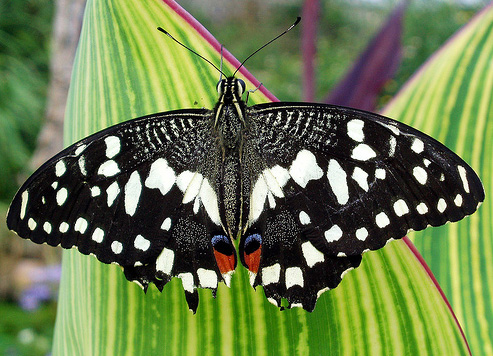
#> input picture hw3_images/butterfly.jpg, 493 x 356 px
$ jupyter execute --allow-errors blob_detection.ipynb
#> lines starting #> are read from the running program, lines starting #| are printed output that depends on the picture
[cell 1]
import numpy as np
from scipy import ndimage
import cv2
import matplotlib.pyplot as plt
from PIL import Image
import math

[cell 2]
def read_images(image_path):
    # img = cv2.imread(image_path)
    # rescaled_image  = cv2.cvtColor(img, cv2.COLOR_BGR2GRAY).astype(float)/255
#> called with image_path = 'butterfly.jpg'
    img = Image.open(image_path).convert('L')
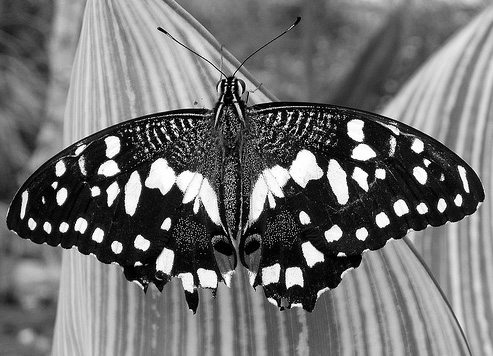
#> img: PIL image 493x356 L; min 0, max 255, mean 113.3
    img = np.array(img).astype(float) / 255.0
#> img: shape (356, 493) float64
    return img

### Scale Space by increasing Sigma

[cell 3]
def check_for_odd_sigma(sigma):
    return sigma

def  generate_scale_space(image, initial_sigma, constant_multiplier, iterations):
#> called with initial_sigma = 3, constant_multiplier = 1.25, iterations = 10
    current_sigma = initial_sigma
    height = image.shape[0]
#> height = 356
    width = image.shape[1]
#> width = 493
    scale_space = np.empty((height, width, iterations))
    sigma_values = []
    for i in range(0, iterations):
        print(current_sigma)
        sigma_values.append(current_sigma)
        LoG_response = ndimage.gaussian_laplace(image, current_sigma,mode="nearest")
        sigma_normalized_LoG =  np.square(current_sigma) * LoG_response
        scale_space[:,:,i] = np.square(sigma_normalized_LoG)
        current_sigma = check_for_odd_sigma(math.ceil(constant_multiplier * current_sigma))
#> this loop made 10 passes
#> pass 1, in generate_scale_space, `LoG_response = ndimage.gaussian_laplace(image, current_sigma,mode="nea..`:
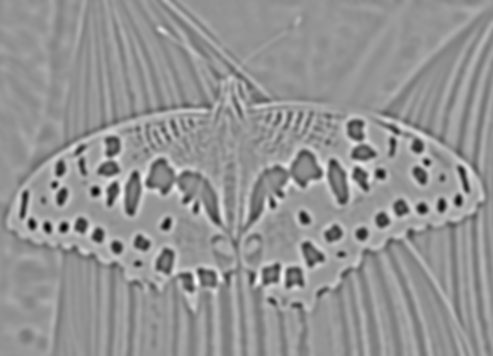
#> LoG_response: shape (356, 493) float64; min -0.0652, max 0.0467, mean -3.64e-05; drawn with min black and max white
#> pass 2, in generate_scale_space, `LoG_response = ndimage.gaussian_laplace(image, current_sigma,mode="nea..`:
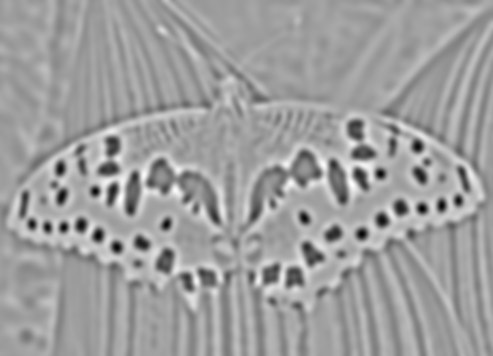
#> LoG_response: shape (356, 493) float64; min -0.0389, max 0.0235, mean -1.94e-05; drawn with min black and max white
#> after the loop:
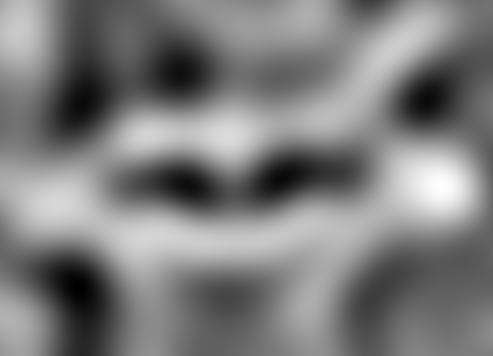
#> sigma_normalized_LoG: shape (356, 493) float64; min -0.209, max 0.224, mean 0.0039; drawn with min black and max white
#> after the loop, sigma_values = [3, 4, 5, 7, 9, 12, 15, 19, 24, 30]

    return scale_space, sigma_values

[cell 4]
def supress_function(image_window):
    middle_index = math.floor(image_window.shape[0]/2)
    return image_window[middle_index] if image_window[middle_index] == np.max(image_window) else 0

def non_maximum_suppression(scale_space, window_size):
    suppressed_space = np.empty((scale_space.shape[0],scale_space.shape[1],scale_space.shape[2]))

    for i in range(scale_space.shape[2]):
        suppressed_space[:,:,i] = ndimage.generic_filter(scale_space[:,:,i],function=supress_function, footprint=np.ones((window_size,window_size)))
    return suppressed_space

[cell 5]
def find_optimal_scale(scale_space):
    return np.argmax(scale_space, axis=2), np.amax(scale_space, axis=2)

[cell 6]
constant_scale_factor = 1.25
initial_sigma = 3
image_path = 'butterfly.jpg'
img = read_images(image_path)
scale_space, sigma_values = generate_scale_space(img , initial_sigma, constant_scale_factor, 10 )
#> sigma_values = [3, 4, 5, 7, 9, 12, 15, 19, 24, 30]

[cell 7]
img

[cell 8]
suppress_window = 3
#> (the rest of this cell did not finish here and is left out)

maximum_sigma_by_axis, maximum_response_prev = find_optimal_scale(suppressed_responses)

#> (a cell that did not finish here is left out)

[cell 10]
def show_all_circles(image, cx, cy, rad, color='r'):
    """
    image: numpy array, representing the grayscsale image
    cx, cy: numpy arrays or lists, centers of the detected blobs
    rad: numpy array or list, radius of the detected blobs
    """
#> called with color = 'r'
    import matplotlib.pyplot as plt
    from matplotlib.patches import Circle

    fig, ax = plt.subplots()
    ax.set_aspect('equal')
    ax.imshow(image, cmap='gray')
    for x, y, r in zip(cx, cy, rad):
        circ = Circle((x, y), r, color=color, fill=False)
        ax.add_patch(circ)

    plt.title('%i circles' % len(cx))
    plt.show()
